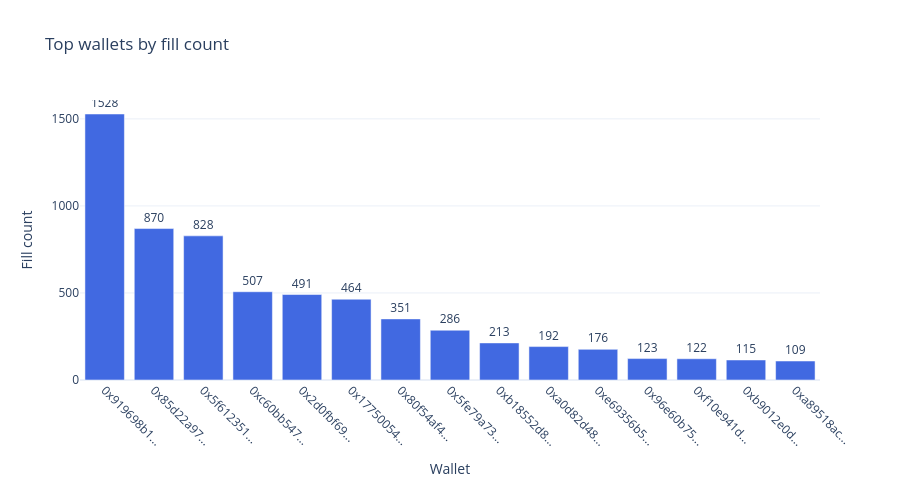

Notebook code for this chart:
### Code cell
top15 = wallet_stats.sort_values(by='fill_count', ascending=False).head(15)

fig_wallet = go.Figure()
fig_wallet.add_trace(go.Bar(
    x=top15.index.str[:10] + '...',
    y=top15['fill_count'],
    marker_color='royalblue',
    text=top15['fill_count'],
    textposition='outside',
))

fig_wallet.update_layout(
    title='Top wallets by fill count',
    xaxis_title='Wallet',
    yaxis_title='Fill count',
    template='plotly_white',
    height=500,
    margin=dict(b=120),
)
fig_wallet.update_xaxes(tickangle=45)
fig_wallet.show()

### Figure 1 — Plotly figure (JSON) as saved in the notebook; plotly's stock layout.template omitted (floating-point values rounded to 4 significant figures)
{"data": [{"marker": {"color": "royalblue"}, "text": [1528.0, 870.0, 828.0, 507.0, 491.0, 464.0, 351.0, 286.0, 213.0, 192.0, 176.0, 123.0, 122.0, 115.0, 109.0], "textposition": "outside", "type": "bar", "x": ["0x919698b1...", "0x85d22a97...", "0x5f612351...", "0xc60bb547...", "0x2d0fbf69...", "0x17750054...", "0x80f54af4...", "0x5fe79a73...", "0xb18552d8...", "0xa0d82d48...", "0xe69356b5...", "0x96e60b75...", "0xf10e941d...", "0xb9012e0d...", "0xa89518ac..."], "y": [1528, 870, 828, 507, 491, 464, 351, 286, 213, 192, 176, 123, 122, 115, 109]}], "layout": {"height": 500, "margin": {"b": 120}, "title": {"text": "Top wallets by fill count"}, "xaxis": {"tickangle": 45, "title": {"text": "Wallet"}}, "yaxis": {"title": {"text": "Fill count"}}}}
